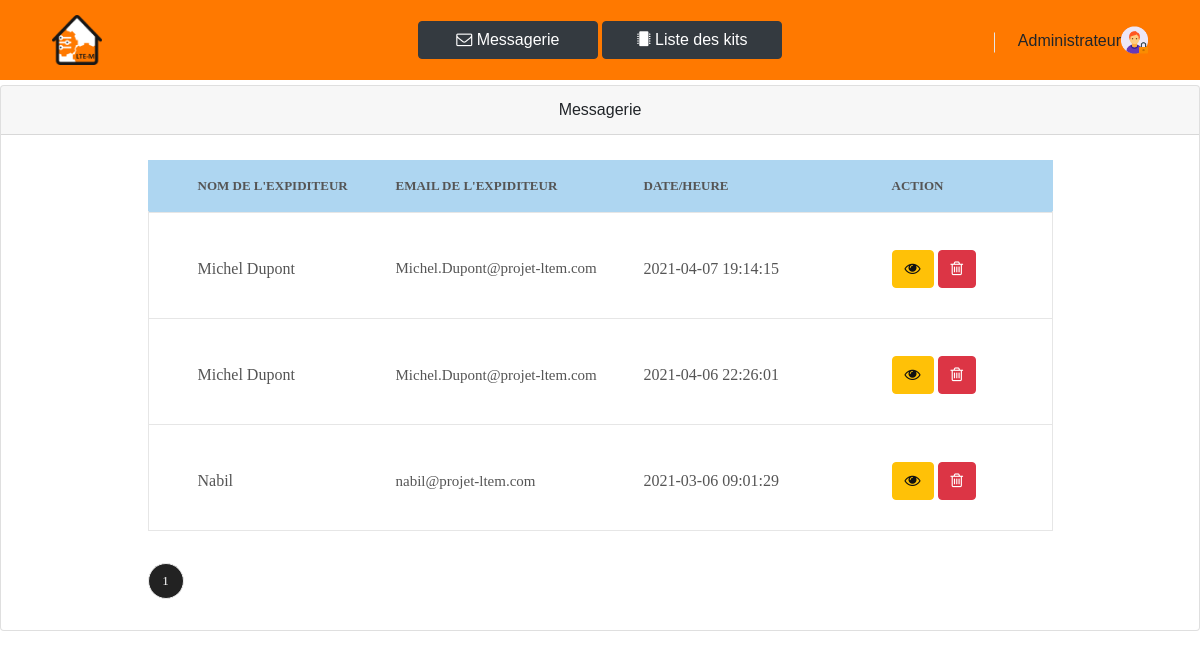
The app's page /messagerie.php (signed in) with its own data.
### tables this page shows
CREATE TABLE `message` (
  `id` int(20) NOT NULL,
  `mailEx` varchar(50) NOT NULL,
  `nomEx` varchar(50) NOT NULL,
  `date` datetime NOT NULL,
  `contenu` varchar(500) NOT NULL,
  `lu` int(1) DEFAULT '0'
);

### messagerie.php (the view, shortened to what this page needs)
<!DOCTYPE html>
<html lang="fr">
<head>
	<link rel="stylesheet" type="text/css" href="libs/vendor/bootstrap/css/bootstrap.min.css">
	<link rel="stylesheet" type="text/css" href="libs/fonts/font-awesome-4.7.0/css/font-awesome.min.css">
	<link rel="stylesheet" type="text/css" href="libs/fonts/themify/themify-icons.css">
	<link rel="stylesheet" type="text/css" href="libs/fonts/Linearicons-Free-v1.0.0/icon-font.min.css">
	<link rel="stylesheet" type="text/css" href="libs/fonts/elegant-font/html-css/style.css">
	<link rel="stylesheet" type="text/css" href="libs/vendor/animate/animate.css">
	<link rel="stylesheet" type="text/css" href="libs/vendor/css-hamburgers/hamburgers.min.css">
	<link rel="stylesheet" type="text/css" href="libs/vendor/animsition/css/animsition.min.css">
	<link rel="stylesheet" type="text/css" href="libs/vendor/select2/select2.min.css">
	<link rel="stylesheet" type="text/css" href="libs/vendor/slick/slick.css">
	<link rel="stylesheet" type="text/css" href="libs/css/util.css">
	<link rel="stylesheet" type="text/css" href="libs/css/main.css">
</head>
<body class="animsition">
	<?php
	require "header3.php";
	?>
	<div class="card text-center m-t-85">
		<div class="card-header">
			Messagerie
		</div>
		<div align="center" class="card-body">
			<?php
			$articlesParPage = 5;
			$stmt2 = mysqli_query($bdd, 'SELECT  id  FROM message');
			mysqli_stmt_execute($stmt2);
			$articlesTotal = mysqli_num_rows($stmt2);
			$pagesTotales = ceil($articlesTotal / $articlesParPage);
			if (isset($_GET['page'])  and !empty($_GET['page'])  and $_GET['page'] > 0 and $_GET['page'] <= $pagesTotales) {
				$_GET['page'] = intval($_GET['page']);
				$pageCourante = $_GET['page'];
			} else {
				$pageCourante = 1;
			}
			$depart = ($pageCourante - 1) * $articlesParPage;
			if ($articlesTotal > 0) {
				$stmt = mysqli_prepare($bdd, 'SELECT id,  mailEx , nomEx , date , contenu , lu   FROM message ORDER BY id DESC  LIMIT ? , ?');
				mysqli_stmt_bind_param($stmt, "ii", $depart, $articlesParPage);
				mysqli_stmt_execute($stmt);
				mysqli_stmt_bind_result($stmt, $donnees['id'], $donnees['mailEx'], $donnees['nomEx'], $donnees['date'], $donnees['contenu'], $donnees['lu']);
			?>
				<section class="cart bgwhite p-t-5 p-b-5 col-md-10">
					<div class="container">
						<div class="container-table-cart pos-relative">
							<div class="wrap-table-shopping-cart bgwhite">
								<table class="table-shopping-cart table-hover">
									<tr class="table-head" style="background-color:#AED6F1  ;">
										<th style=" width: 25% " class="column-1">Nom de l'expiditeur</th>
										<th style=" width: 25% " class="column-2">Email de l'expiditeur</th>
										<th style=" width: 25% " class="column-3">Date/Heure</th>
										<th style=" width: 25% " class="column-4">Action</th>
									</tr>
									<?php
									$n = 0;
									while (mysqli_stmt_fetch($stmt)) {
									?>
										<tr align="left" class="table-row">
											<td class="column-1"><?php echo $donnees['nomEx'];  ?></td>
											<td class="column-2"><?php echo $donnees['mailEx'];  ?></td>
											<td class="column-3"><?php echo $donnees['date'];  ?></td>
											<td class="column-4">
												<?php
												$id[$n] = $donnees['id'];
												?>
												<button type="button" class="btn btn-warning" data-toggle="modal" data-target="#<?php echo $n; ?>" data-whatever="@mdo"> <i class="fa fa-eye"></i></button>
												<a href="messagerie.php?id=<?= $id[$n]  ?>"> <button type="button" class="btn btn-danger"> <i class="fa fa-trash-o"></i> </button> </a>
											</td>
										</tr>
									<?php
										$n++;
									}
									?>
								</table>
							</div>
						</div>
						<div class="pagination flex-m flex-w p-t-26">
							<?php
							for ($nump = 1; $nump <= $pagesTotales; $nump++) {
								if ($nump == $pageCourante) {
							?>
									<a href="#" class="item-pagination flex-c-m trans-0-4 active-pagination"><?php echo $nump ?></a>
								<?php
								} else {
								?>
									<a href="messagerie.php?page=<?php echo $nump ?>" class="item-pagination flex-c-m trans-0-4"><?php echo $nump ?></a>
							<?php
								}
							}
							?>
						</div>
					</div>
				</section>
			<?php
			}
			?>
		</div>
	</div>
</body>
</html>

### libs/css/main.css (style rules this page uses)
* { margin: 0px; padding: 0px; box-sizing: border-box; }
body, html { height: 100%; font-family: Montserrat-Regular, sans-serif; font-weight: 400; }
a { font-family: Montserrat-Regular; font-weight: 400; font-size: 15px; line-height: 1.7; color: #666666; margin: 0px; transition: all 0.4s; -webkit-transition: all 0.4s; -o-transition: all 0.4s; -moz-transition: all 0.4s; }
button { outline: none !important; border: none; background: transparent; }
.container { max-width: 1200px; }
.pagination { margin-right: -6px; margin-left: -6px; }
.item-pagination { font-family: Montserrat-Regular; font-size: 13px; color: #808080; width: 36px; height: 36px; border-radius: 50%; border: 1px solid #eeeeee; margin: 6px; }
.active-pagination { background-color: #222222; color: white; }
.wrap-table-shopping-cart { overflow: auto; }
.container-table-cart::before { content: ""; display: block; position: absolute; width: 1px; height: calc(100% - 51px); background-color: #e6e6e6; top: 51px; left: 0; }
.container-table-cart::after { content: ""; display: block; position: absolute; width: 1px; height: calc(100% - 51px); background-color: #e6e6e6; top: 51px; right: 0; }
.table-shopping-cart { border-collapse: collapse; width: 100%; min-width: 992px; }
.table-shopping-cart .table-row { border-top: 1px solid #e6e6e6; border-bottom: 1px solid #e6e6e6; }
.table-shopping-cart .column-1 { width: 225px; padding-left: 50px; }
.table-shopping-cart .column-2 { width: 330px; padding-right: 30px; }
.table-shopping-cart .column-3 { width: 133px; padding-right: 30px; }
.table-shopping-cart .column-4 { width: 355px; padding-right: 30px; }
.table-shopping-cart .table-head th { font-family: Montserrat-Bold; font-size: 13px; color: #555555; line-height: 1.5; text-transform: uppercase; padding-top: 16px; padding-bottom: 16px; }
.table-shopping-cart td { font-family: Montserrat-Regular; font-size: 16px; color: #555555; line-height: 1.5; padding-top: 37px; padding-bottom: 30px; }
.table-shopping-cart .table-row .column-2 { font-size: 15px; }
body { padding-right: 0px !important; }

### records on screen
message: nomEx "Michel Dupont", mailEx "Michel.Dupont@projet-ltem.com", date "2021-04-07 19:14:15"
message: nomEx "Michel Dupont", mailEx "Michel.Dupont@projet-ltem.com", date "2021-04-06 22:26:01"
message: nomEx "Nabil", mailEx "nabil@projet-ltem.com", date "2021-03-06 09:01:29"
